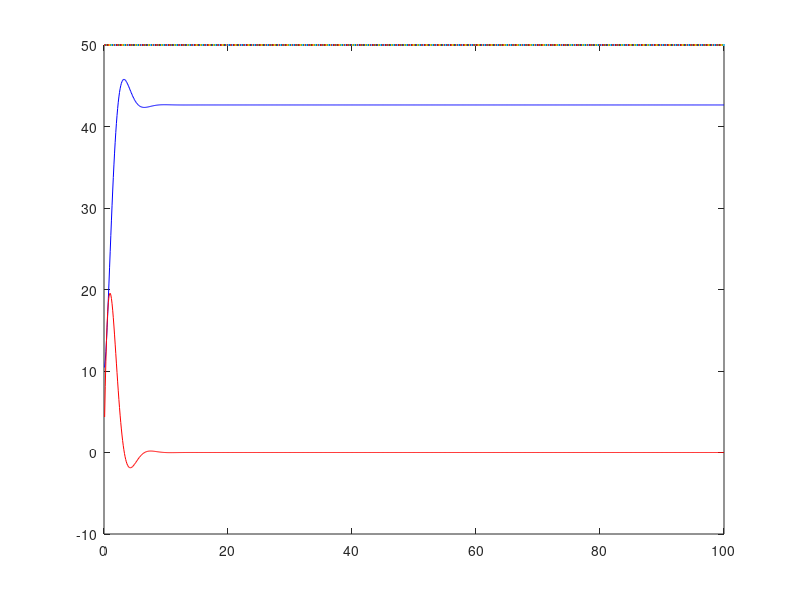

MATLAB code to generate this figure:
% Rigid body properties
m = 3;

% Simulation stepsize
dt = 0.1;
% Total sim time
T = 100;
n_steps = T/dt;

% Proportional gain
K_p  = 1;
K_d  = 1;


% Start location
x = 10;
v = 0;

% Input signals
u = 50;


x_values = [];
v_values = [];
t_values = [];
e_int = 0;

for i=1:n_steps
   t = i*dt;
   
   % Control
   u_t = K_p * (u - x) + K_d * (0 - v);
   
   % Actor dynamics
   F_t = 4 * u_t;
   
   % System dynamics
   F_total = F_t - 9.81*m;
   a = F_total / m;
   v = v + (a * dt);
   x = x + (v * dt);
   
   % Store values in order to plot them later
   x_values = [x_values x];
   v_values = [v_values v];
   t_values = [t_values t];
end

plot(t_values, x_values, 'b', t_values, v_values, 'r', t_values, u);



